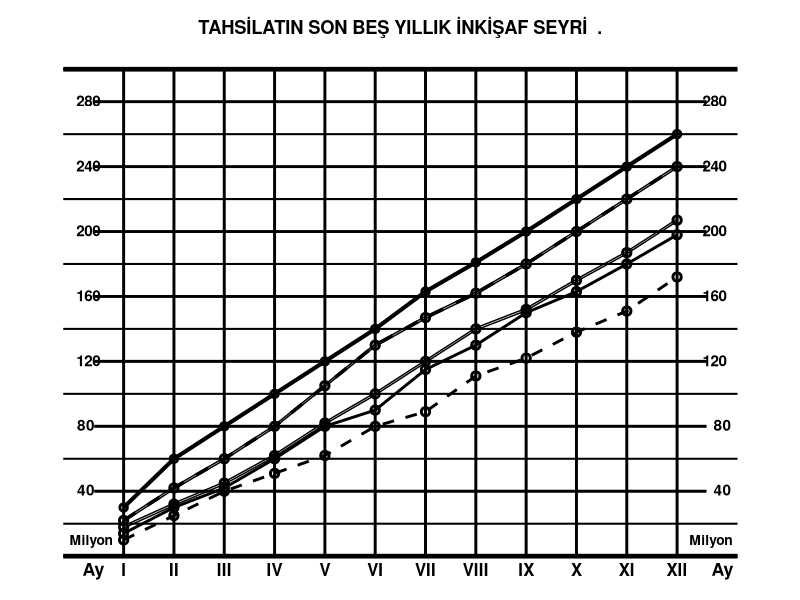

Here is the R script that generated this plot:
library(ggplot2)
ay <- rep(c(1:12),5)
uc <- c(10,25,40,51,62,80,89,111,122,138,151,172)
dort <- c(14,30,42,60,80,90,115,130,150,163,180,198)
bes <- c(18,32,45,62,82,100,120,140,152,170,187,207)
alti <- c(22,42,60,80,105,130,147,162,180,200,220,240)
yedi <- c(30,60,80,100,120,140,163,181,200,220,240,260)
deger <- c(uc,dort,bes,alti,yedi)
grup <- rep(c("1933","1934","1935","1936","1937"), each = length(uc))

tahsilat <- data.frame(ay, deger, grup)

ggplot(tahsilat, aes(x = ay)) +
  geom_line(data = subset(tahsilat, grup == "1933"), aes(y = uc), linetype = "dashed", size = 1) +
  geom_line(data = subset(tahsilat, grup == "1934"), aes(y = dort), size = 1) +
  geom_line(data = subset(tahsilat, grup == "1935"), aes(y = bes - 0.7)) + 
  geom_line(data = subset(tahsilat, grup == "1935"), aes(y = bes + 0.7)) +
  geom_line(data = subset(tahsilat, grup == "1936"), aes(y = alti), linetype = "dashed", size = 1.2) + 
    geom_line(data = subset(tahsilat, grup == "1936"), aes(y = alti - 0.7)) + 
    geom_line(data = subset(tahsilat, grup == "1936"), aes(y = alti + 0.7)) +
  geom_line(data = subset(tahsilat, grup == "1937"), aes(y = yedi), size = 1.4) +
  geom_point(data = subset(tahsilat, grup == "1933"), aes(y = uc), shape = 21,stroke = 1.5, size = 1.8) +
  geom_point(data = subset(tahsilat, grup == "1934"), aes(y = dort), shape = 21, stroke = 1.5, size = 1.8) +
  geom_point(data = subset(tahsilat, grup == "1935"), aes(y = bes), shape = 21, stroke = 1.5, size = 1.8) +
  geom_point(data = subset(tahsilat, grup == "1936"), aes(y = alti), shape = 21, stroke = 1.5,size = 1.8) +
  geom_point(data = subset(tahsilat, grup == "1937"), aes(y = yedi), shape = 21, stroke = 1.5, size = 1.5) +
  ggtitle(label = "TAHSİLATIN SON BEŞ YILLIK İNKİŞAF SEYRİ  .\n") +
  theme_classic() +
  coord_cartesian(clip = 'off') +
  annotate("rect", color = "white", fill = "white", xmin = -0.2, xmax = 0.4, ymin = seq(35,275,40), ymax = seq(45,285,40)) +
  annotate("rect", color = "white", fill = "white", xmin = 12.6, xmax = 13.2, ymin = seq(35,275,40), ymax = seq(45,285,40)) +
  annotate("text", color = "black", x = c(0.25,12.9), y = 41, label = "40", fontface = "bold") +
  annotate("text", color = "black", x = c(0.25,12.9), y = 81, label = "80", fontface = "bold") +
  scale_x_continuous(breaks = c(1:12),
                     labels = c(paste(as.roman(1:12))),
                     limits = c(-0.2,13.2),
                     expand = c(0,0),
                     sec.axis = dup_axis()) +
  scale_y_continuous(breaks = seq(0,280,40),
                     labels = c("","","","120","160","200","240","280"),
                     limits = c(0,300),
                     expand = c(0,0),
                     sec.axis = dup_axis()) +
  theme(panel.grid.major = element_line(colour = "black", size = 1),
        panel.grid.minor.y = element_line(color = "black", size = 0.7),
        plot.margin = unit(c(1,0,1,0), "lines"),
        axis.title = element_blank(),
        axis.text.y.left = element_text(size = 11, face = "bold", color = "black", vjust = 0.4, hjust = 2.35),
        axis.text.y.right = element_text(size = 11, face = "bold", color = "black", vjust = 0.4, hjust = -1.32),
        axis.text.x.bottom = element_text(size = 12, face = "bold", color = "black"),
        axis.text.x.top = element_blank(),
        axis.ticks = element_blank(),
        axis.line.y = element_blank(),
        axis.line.x = element_line(size = 1.6),
        plot.title = element_text(hjust = 0.5, face = "bold")) +
  annotate("text", x = c(0.35,12.67), y = 10, label = "Milyon", fontface = "bold", size = 3.5) +
  annotate("text", x = c(0.4,12.9), y = 0, label = "Ay", fontface = "bold", vjust = 1.5, size = 4.5)
